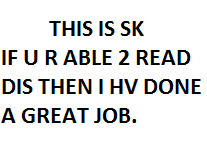
%> input picture MATLAB/Encryption through Images/textHidden1.png, 207 x 151 px, given in place of image1.png, which was not available
$ octave Bitplane_Slicing_1411113.m   (GNU Octave 9; MATLAB toolbox functions it lacks are replaced by stand-ins)
%> lines starting %> are read from the running program, lines starting %| are printed output that depends on the picture; in (x1, y1, x2, y2) boxes, pixels count from 0 and x2, y2 are one past the last pixel; in counts of white or black regions, pixels touching at a corner belong together; the program's own positions count from 1; pictures that were not available may be replaced by others from this repository, and a replacement may not be noted
clear;

fileID=fopen('Codes.txt','r');
SEQ=textscan(fileID,'%d');
SEQ=SEQ{1};
fclose(fileID);

[txtRow txtCol]=size(SEQ);

for imgNo=1:txtRow
    A=imread(strcat('image',num2str(imgNo),'.png'));
%> A is the input picture: size 151x207x3 uint8; mean R, G, B 225.1, 225.2, 225.2

    %Convert to B/W
    B=rgb2gray(A);
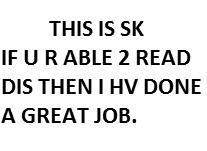
%> B: size 151x207 uint8; min 0, max 255, mean 225.2

    T=2^SEQ(imgNo);
    [row,col]=size(B);
%> row = 151; col = 207
    for i=1:row
        for j=1:col
            if(bitand(B(i,j),uint8(T))==uint8(T))
                D(i,j)=255;
            else
                D(i,j)=0;
            end
        end
    end
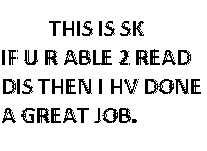
%> D: size 151x207 double; 88.2% white; black in thin lines or dots, all inside (x1, y1, x2, y2) = (2, 21, 201, 123)

    subplot(1,txtRow,imgNo)
    imshow(D)
end
%> pass 2 of the loop `for imgNo=1:txtRow`:
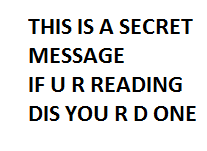
%> input picture MATLAB/Encryption through Images/textHidden2.png, 207 x 151 px, given in place of image2.png, which was not available
%> A is the input picture: size 151x207x3 uint8; mean R, G, B 226.1, 226.2, 226.2
%> `B=rgb2gray(A);`:
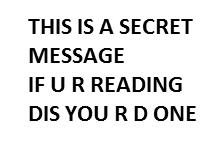
%> B: size 151x207 uint8; min 0, max 255, mean 226.2
%> after the loop `for i=1:row`:
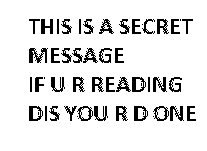
%> D: size 151x207 double; 88.8% white; black in thin lines or dots, all inside (x1, y1, x2, y2) = (29, 19, 196, 121)
%> (the run ends here)
